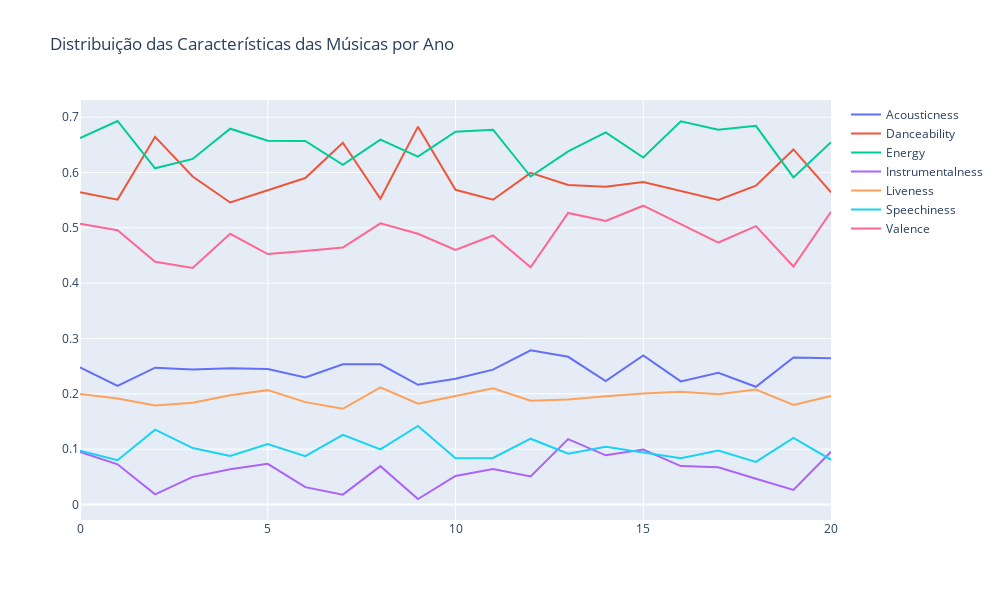

Notebook code cell kept with this figure:
### Code cell
fig = go.Figure()

fig.add_trace(go.Line(y=temp["avg(acousticness)"], name="Acousticness"))
fig.add_trace(go.Line(y=temp["avg(danceability)"], name="Danceability"))
fig.add_trace(go.Line(y=temp["avg(energy)"], name="Energy"))
fig.add_trace(go.Line(y=temp["avg(instrumentalness)"], name="Instrumentalness"))
fig.add_trace(go.Line(y=temp["avg(liveness)"], name="Liveness"))
fig.add_trace(go.Line(y=temp["avg(speechiness)"], name="Speechiness"))
fig.add_trace(go.Line(y=temp["avg(valence)"], name="Valence"))

fig.update_layout(width=1000, height=600, title_text="Distribuição das Características das Músicas por Ano")
fig.show()

### Figure 1 — Plotly figure (JSON) as saved in the notebook; plotly's stock layout.template omitted (floating-point values rounded to 4 significant figures)
{"data": [{"name": "Acousticness", "type": "scatter", "y": [0.2478, 0.2142, 0.2473, 0.2441, 0.2464, 0.2449, 0.2294, 0.2533, 0.2534, 0.2164, 0.2273, 0.2438, 0.2787, 0.2669, 0.223, 0.2694, 0.2226, 0.2382, 0.2128, 0.2658, 0.2644]}, {"name": "Danceability", "type": "scatter", "y": [0.5644, 0.551, 0.6646, 0.5928, 0.5459, 0.5686, 0.59, 0.6539, 0.5526, 0.6829, 0.5687, 0.5508, 0.5993, 0.5776, 0.5744, 0.5828, 0.5662, 0.5502, 0.5761, 0.6417, 0.5641]}, {"name": "Energy", "type": "scatter", "y": [0.6624, 0.6931, 0.6076, 0.6246, 0.6791, 0.6573, 0.657, 0.614, 0.6594, 0.6288, 0.6736, 0.6774, 0.5928, 0.6381, 0.6725, 0.6271, 0.6927, 0.6771, 0.6844, 0.5912, 0.6548]}, {"name": "Instrumentalness", "type": "scatter", "y": [0.09519, 0.07266, 0.01832, 0.04995, 0.06384, 0.07349, 0.03144, 0.01784, 0.06932, 0.009972, 0.0515, 0.06437, 0.05058, 0.1183, 0.08887, 0.09921, 0.06947, 0.06736, 0.04657, 0.02653, 0.09531]}, {"name": "Liveness", "type": "scatter", "y": [0.1995, 0.1915, 0.179, 0.1838, 0.1974, 0.2067, 0.185, 0.173, 0.2116, 0.1822, 0.1962, 0.2101, 0.1877, 0.1898, 0.1958, 0.2008, 0.2036, 0.1993, 0.2077, 0.1801, 0.1963]}, {"name": "Speechiness", "type": "scatter", "y": [0.09717, 0.08004, 0.1353, 0.102, 0.08788, 0.1092, 0.08725, 0.1259, 0.09968, 0.1419, 0.08361, 0.08427, 0.1189, 0.09197, 0.1045, 0.09391, 0.08363, 0.09742, 0.07709, 0.1204, 0.08087]}, {"name": "Valence", "type": "scatter", "y": [0.5075, 0.4958, 0.4387, 0.4276, 0.4892, 0.4527, 0.4584, 0.4645, 0.5082, 0.4892, 0.4601, 0.4862, 0.4286, 0.5269, 0.5124, 0.54, 0.5068, 0.4735, 0.503, 0.4301, 0.5291]}], "layout": {"height": 600, "title": {"text": "Distribuição das Características das Músicas por Ano"}, "width": 1000}}
